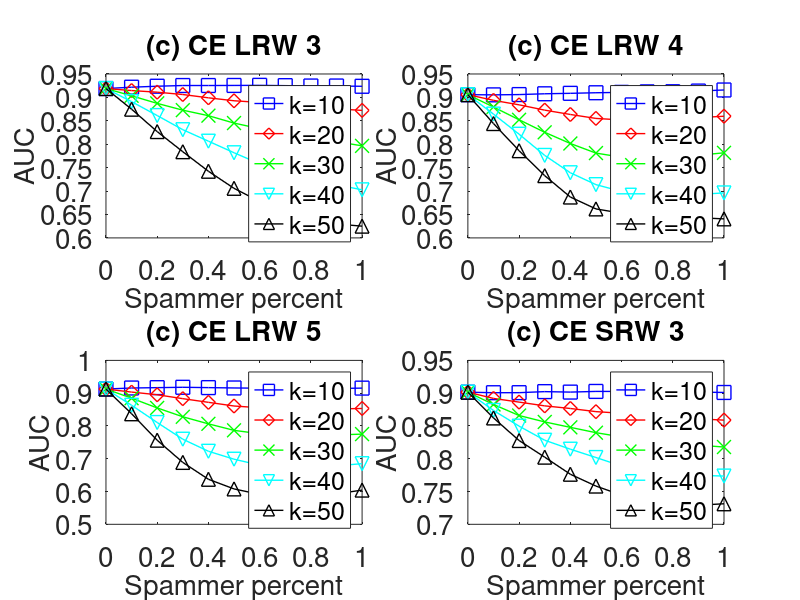

Here is the MATLAB script that generated this plot:

subplot(2,2,1);
x=0:0.1:1;
y=[0.9189104    0.9217767	0.9238597	0.9253707	0.925372	0.9255253	0.925766	0.9251009	0.9243292	0.9243378	0.9237206
];
plot(x,y,'-bs','LineWidth',1,'MarkerSize',10);
hold on;

y=[0.9189104    0.9146109	0.911112	0.9061714	0.8991018	0.8928222	0.8892532	0.8824358	0.8769934	0.875619	0.872234
];
plot(x,y,'-rd','LineWidth',1,'MarkerSize',10);
hold on;

y=[0.9189104	0.9034002	0.88725	0.8727218	0.8609636	0.8451578	0.8332684	0.822656	0.8114532	0.8055198	0.7965792
];
plot(x,y,'-gx','LineWidth',1,'MarkerSize',10);
hold on;

y=[0.9189104	0.8909298	0.8612498	0.8310448	0.8065224	0.7818128	0.7582622	0.742155	0.7248454	0.713635	0.7026696
];
plot(x,y,'-cv','LineWidth',1,'MarkerSize',10);
hold on;

y=[0.9189104	0.8747866	0.8269842	0.7840334	0.7422994	0.7058512	0.6777428	0.65385	0.6412992	0.6297152	0.6250608
];
plot(x,y,'-k^','LineWidth',1,'MarkerSize',10);


set(gca,'FontSize',20);
xlabel('Spammer percent','fontsize',20);
ylabel('AUC','fontsize',20);
title('(c) CE LRW 3','fontsize',20);

legend('k=10','k=20','k=30','k=40','k=50');
hold on;



subplot(2,2,2);
x=0:0.1:1;
y=[0.9058208    0.9054268	0.9060338	0.9077328	0.9086992	0.90994	0.9107444	0.9118504	0.9121278	0.9135494	0.915829
];
plot(x,y,'-bs','LineWidth',1,'MarkerSize',10);
hold on;

y=[0.9058208	0.8937506	0.8841248	0.8727926	0.863545	0.8551148	0.8518406	0.8490614	0.8511908	0.85679	0.8597562
];
plot(x,y,'-rd','LineWidth',1,'MarkerSize',10);
hold on;

y=[0.9058208	0.8794678	0.8522478	0.825485	0.8015712	0.7810898	0.772299	0.7694264	0.7698014	0.7764364	0.7816696
];
plot(x,y,'-gx','LineWidth',1,'MarkerSize',10);
hold on;

y=[0.9058208	0.8643388	0.821357	0.7761392	0.739128	0.7137212	0.6991868	0.6951928	0.6909464	0.6928304	0.6960544
];
plot(x,y,'-cv','LineWidth',1,'MarkerSize',10);
hold on;

y=[0.9058208	0.8441396	0.7861822	0.7329166	0.6872708	0.6618814	0.652754	0.6498534	0.6480158	0.6430798	0.6406322
];
plot(x,y,'-k^','LineWidth',1,'MarkerSize',10);


set(gca,'FontSize',20);
xlabel('Spammer percent','fontsize',20);
ylabel('AUC','fontsize',20);
title('(c) CE LRW 4','fontsize',20);

legend('k=10','k=20','k=30','k=40','k=50');
hold on;


subplot(2,2,3);
x=0:0.1:1;
y=[0.9126618  0.9157614	0.9168744	0.917947	0.9169444	0.915897	0.9152196	0.9144208	0.9136838	0.9142586	0.9154414
];
plot(x,y,'-bs','LineWidth',1,'MarkerSize',10);
hold on;

y=[0.9126618	0.903317	0.8951862	0.8832572	0.8720728	0.8608628	0.8555552	0.8503024	0.8491026	0.8519962	0.8533062
];
plot(x,y,'-rd','LineWidth',1,'MarkerSize',10);
hold on;

y=[0.9126618   0.8847352	0.855009	0.8280208	0.8064434	0.7865956	0.776304	0.7714804	0.7687756	0.772699	0.7750618
];
plot(x,y,'-gx','LineWidth',1,'MarkerSize',10);
hold on;

y=[0.9126618	0.863141	0.8104988	0.7596094	0.7228102	0.6985944	0.680505	0.677604	0.6752388	0.6784616	0.6849694
];
plot(x,y,'-cv','LineWidth',1,'MarkerSize',10);
hold on;

y=[0.9126618	0.8371726	0.7565132	0.688832	0.6373432	0.6079628	0.5913198	0.582176	0.5876196	0.5928372	0.6043646
];
plot(x,y,'-k^','LineWidth',1,'MarkerSize',10);


set(gca,'FontSize',20);
xlabel('Spammer percent','fontsize',20);
ylabel('AUC','fontsize',20);
title('(c) CE LRW 5','fontsize',20);

legend('k=10','k=20','k=30','k=40','k=50');
hold on;


subplot(2,2,4);
x=0:0.1:1;
y=[0.901493    0.9007048	0.9007647	0.9023557	0.9016416	0.9026806	0.9026427	0.9029671	0.9013504	0.9016611	0.9010731
];
plot(x,y,'-bs','LineWidth',1,'MarkerSize',10);
hold on;

y=[0.901493 	0.8920054	0.886364	0.8806462	0.8766536	0.8718556	0.8693368	0.8644236	0.8623586	0.860884	0.8588874
];
plot(x,y,'-rd','LineWidth',1,'MarkerSize',10);
hold on;

y=[0.901493 	0.8827862	0.8659322	0.8561458	0.8478978	0.8397528	0.8332944	0.8270448	0.822558	0.8207162	0.8178728
];
plot(x,y,'-gx','LineWidth',1,'MarkerSize',10);
hold on;

y=[0.901493 	0.8736648	0.849715	0.8282302	0.8145686	0.8018778	0.7889078	0.7839114	0.7764574	0.774676	0.7735922
];
plot(x,y,'-cv','LineWidth',1,'MarkerSize',10);
hold on;

y=[0.901493 	0.8622094	0.8278054	0.8024082	0.776362	0.7583296	0.7445428	0.7336552	0.73221	0.7291742	0.7313142
];
plot(x,y,'-k^','LineWidth',1,'MarkerSize',10);


set(gca,'FontSize',20);
xlabel('Spammer percent','fontsize',20);
ylabel('AUC','fontsize',20);
title('(c) CE SRW 3','fontsize',20);

legend('k=10','k=20','k=30','k=40','k=50');
hold on;
